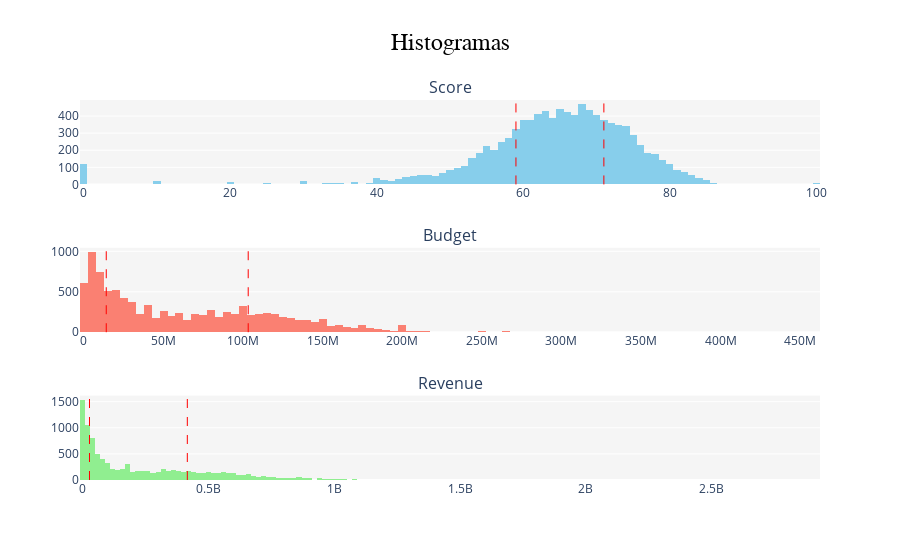

Notebook cell for this chart:
### Markdown cell above
# Transformar as colunas score budget_x e revenue em High Medium Low

### Code cell
import plotly.graph_objects as go
from plotly.subplots import make_subplots

score_low_thr = df['score'].quantile(0.25)
score_high_thr = df['score'].quantile(0.75)

budget_low_thr= df['budget_x'].quantile(0.25)
budget_high_thr = df['budget_x'].quantile(0.75)

revenue_low_thr= df['revenue'].quantile(0.25)
revenue_high_thr = df['revenue'].quantile(0.75)


fig = make_subplots(rows=3, cols=1, subplot_titles=('Score', 'Budget', 'Revenue'))

fig.add_trace(go.Histogram(x=df['score'], marker=dict(color='skyblue')), row=1, col=1)
fig.add_vline(x=score_low_thr, line=dict(color="red", width=1, dash="dash"), row=1, col=1, name='Low Threshold')
fig.add_vline(x=score_high_thr, line=dict(color="red", width=1, dash="dash"), row=1, col=1, name='High Threshold')

fig.add_trace(go.Histogram(x=df['budget_x'], marker=dict(color='salmon')), row=2, col=1)
fig.add_vline(x=budget_low_thr, line=dict(color="red", width=1, dash="dash"), row=2, col=1, name='Low Threshold')
fig.add_vline(x=budget_high_thr, line=dict(color="red", width=1, dash="dash"), row=2, col=1, name='High Threshold')

fig.add_trace(go.Histogram(x=df['revenue'], marker=dict(color='lightgreen')), row=3, col=1)
fig.add_vline(x=revenue_low_thr, line=dict(color="red", width=1, dash="dash"), row=3, col=1, name='Low Threshold')
fig.add_vline(x=revenue_high_thr, line=dict(color="red", width=1, dash="dash"), row=3, col=1, name='High Threshold')

fig.update_layout(title=dict(text='Histogramas',x=0.5,font=dict(family='Arial Black', size=24, color='black')), plot_bgcolor='whitesmoke', showlegend = False)
fig.show()

### Figure 1 — Plotly figure (JSON) as saved in the notebook; plotly's stock layout.template omitted (floating-point values rounded to 4 significant figures; data arrays with more than 128 entries replaced by an {"elided": "..."} marker saying what was removed)
{"data": [{"marker": {"color": "skyblue"}, "type": "histogram", "x": {"elided": "10007 int values"}, "xaxis": "x", "yaxis": "y"}, {"marker": {"color": "salmon"}, "type": "histogram", "x": {"elided": "10007 float values"}, "xaxis": "x2", "yaxis": "y2"}, {"marker": {"color": "lightgreen"}, "type": "histogram", "x": {"elided": "10007 float values"}, "xaxis": "x3", "yaxis": "y3"}], "layout": {"annotations": [{"font": {"size": 16}, "showarrow": false, "text": "Score", "x": 0.5, "xanchor": "center", "xref": "paper", "y": 1, "yanchor": "bottom", "yref": "paper"}, {"font": {"size": 16}, "showarrow": false, "text": "Budget", "x": 0.5, "xanchor": "center", "xref": "paper", "y": 0.6111, "yanchor": "bottom", "yref": "paper"}, {"font": {"size": 16}, "showarrow": false, "text": "Revenue", "x": 0.5, "xanchor": "center", "xref": "paper", "y": 0.2222, "yanchor": "bottom", "yref": "paper"}], "plot_bgcolor": "whitesmoke", "shapes": [{"line": {"color": "red", "dash": "dash", "width": 1}, "name": "Low Threshold", "type": "line", "x0": 59, "x1": 59, "xref": "x", "y0": 0, "y1": 1, "yref": "y domain"}, {"line": {"color": "red", "dash": "dash", "width": 1}, "name": "High Threshold", "type": "line", "x0": 71, "x1": 71, "xref": "x", "y0": 0, "y1": 1, "yref": "y domain"}, {"line": {"color": "red", "dash": "dash", "width": 1}, "name": "Low Threshold", "type": "line", "x0": 14000000, "x1": 14000000, "xref": "x2", "y0": 0, "y1": 1, "yref": "y2 domain"}, {"line": {"color": "red", "dash": "dash", "width": 1}, "name": "High Threshold", "type": "line", "x0": 103200000, "x1": 103200000, "xref": "x2", "y0": 0, "y1": 1, "yref": "y2 domain"}, {"line": {"color": "red", "dash": "dash", "width": 1}, "name": "Low Threshold", "type": "line", "x0": 27686880, "x1": 27686880, "xref": "x3", "y0": 0, "y1": 1, "yref": "y3 domain"}, {"line": {"color": "red", "dash": "dash", "width": 1}, "name": "High Threshold", "type": "line", "x0": 416389640, "x1": 416389640, "xref": "x3", "y0": 0, "y1": 1, "yref": "y3 domain"}], "showlegend": false, "title": {"font": {"color": "black", "family": "Arial Black", "size": 24}, "text": "Histogramas", "x": 0.5}, "xaxis": {"anchor": "y", "domain": [0, 1]}, "xaxis2": {"anchor": "y2", "domain": [0, 1]}, "xaxis3": {"anchor": "y3", "domain": [0, 1]}, "yaxis": {"anchor": "x", "domain": [0.7778, 1]}, "yaxis2": {"anchor": "x2", "domain": [0.3889, 0.6111]}, "yaxis3": {"anchor": "x3", "domain": [0, 0.2222]}}}
